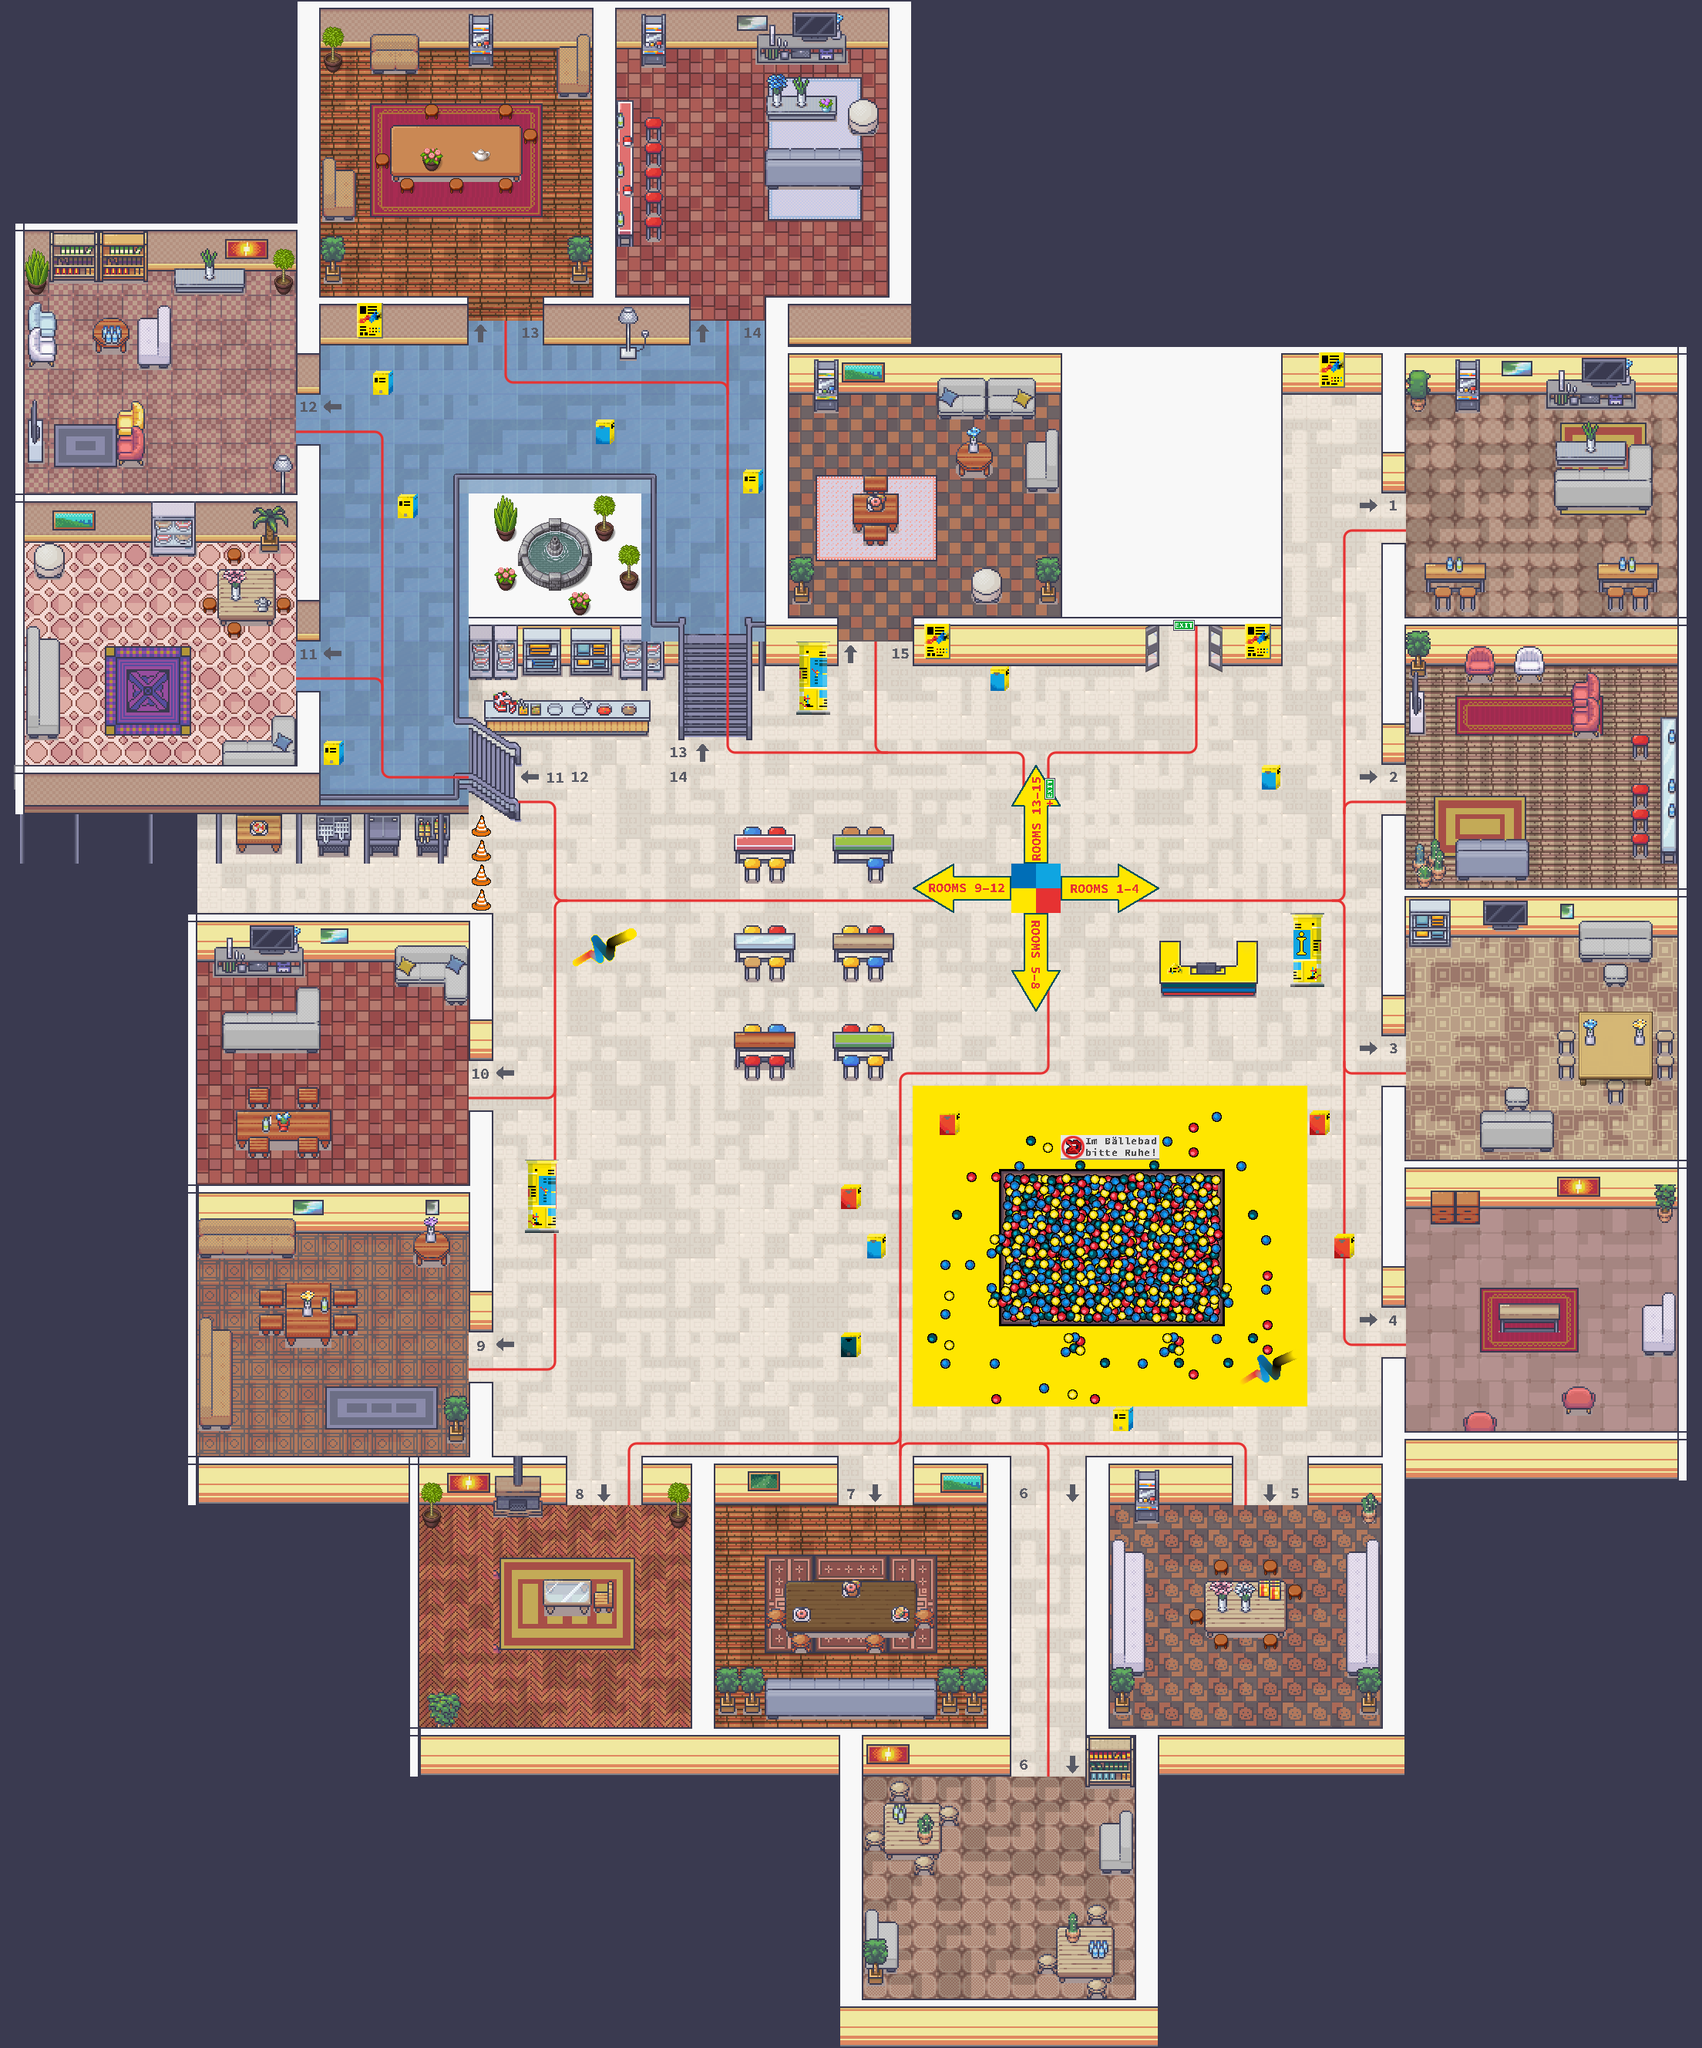

This is a level from a 2D game, rendered from its Tiled map with the project's own tilesets. A one-line summary and the map file follow, with tile-layer data summarised:
An orthogonal 69x83 tile map with 32x32 px tiles, 32 tile layers (collision, silent, room15, room14, ...), 21 tilesets.

<map version="1.5" tiledversion="1.6.0" orientation="orthogonal" renderorder="right-down" width="69" height="83" tilewidth="32" tileheight="32" infinite="0" nextlayerid="37" nextobjectid="1">
 <editorsettings>
  <export target="roomsNDhub.json" format="json" />
 </editorsettings>
 <tileset firstgid="1" name="brandad_tileset" tilewidth="32" tileheight="32" tilecount="900" columns="30">
  <image source="../brandad_tileset.png" width="960" height="960" />
 </tileset>
 <tileset firstgid="901" name="cija_32x32_expansion for Pipoya_CC0" tilewidth="32" tileheight="32" tilecount="1995" columns="15">
  <image source="../TilesNueDigital/cija_32x32_expansion for Pipoya_CC0.png" width="480" height="4256" />
 </tileset>
 <tileset firstgid="2896" name="collision" tilewidth="32" tileheight="32" tilecount="1" columns="1">
  <image source="../collision.png" width="32" height="32" />
  <tile id="0">
   <properties>
    <property name="collides" type="bool" value="true" />
   </properties>
  </tile>
 </tileset>
 <tileset firstgid="2897" name="Leitlinen" tilewidth="32" tileheight="32" tilecount="30" columns="6">
  <image source="../TilesNueDigital/Leitlinen.png" width="192" height="160" />
 </tileset>
 <tileset firstgid="2927" name="Office_walls_floors_32x32" tilewidth="32" tileheight="32" tilecount="192" columns="16">
  <image source="../TilesNueDigital/Modern_Office/Upscaled_versions/Office_walls_floors_32x32.png" width="512" height="384" />
 </tileset>
 <tileset firstgid="3119" name="UI_32x32" tilewidth="32" tileheight="32" tilecount="224" columns="16">
  <image source="../TilesNueDigital/UI_32x32.png" width="512" height="448" />
 </tileset>
 <tileset firstgid="3343" name="walls" tilewidth="32" tileheight="32" tilecount="210" columns="42">
  <image source="../TilesNueDigital/Modern_Interiors/1_Interiors/32x32/Room_Bulder_subfiles_32x32/Room_Builder_borders_32x32.png" width="1344" height="160" />
 </tileset>
 <tileset firstgid="3553" name="walls_2" tilewidth="32" tileheight="32" tilecount="1280" columns="32">
  <image source="../TilesNueDigital/Modern_Interiors/1_Interiors/32x32/Room_Bulder_subfiles_32x32/Room_Builder_Walls_32x32.png" width="1024" height="1280" />
 </tileset>
 <tileset firstgid="4833" name="floors" tilewidth="32" tileheight="32" tilecount="504" columns="42">
  <image source="../TilesNueDigital/Modern_Interiors/1_Interiors/32x32/Room_Bulder_subfiles_32x32/Room_Builder_Floor_Paths_32x32.png" width="1344" height="384" />
 </tileset>
 <tileset firstgid="5337" name="patterns" tilewidth="32" tileheight="32" tilecount="600" columns="15">
  <image source="../TilesNueDigital/Modern_Interiors/1_Interiors/32x32/Room_Bulder_subfiles_32x32/Room_Builder_Floors_32x32.png" width="480" height="1280" />
 </tileset>
 <tileset firstgid="5937" name="infopoints" tilewidth="32" tileheight="32" tilecount="252" columns="21">
  <image source="../TilesNueDigital/infopoints.png" width="698" height="384" />
 </tileset>
 <tileset firstgid="6189" name="1_Generic_32x32" tilewidth="32" tileheight="32" tilecount="960" columns="16">
  <image source="1_Generic_32x32.png" width="512" height="1920" />
 </tileset>
 <tileset firstgid="7149" name="Room_Builder_32x32" tilewidth="32" tileheight="32" tilecount="4087" columns="67">
  <image source="../TilesNueDigital/Room_Builder_32x32.png" width="2144" height="1952" />
 </tileset>
 <tileset firstgid="11236" name="17_Visibile_Upstairs_System_32x32" tilewidth="32" tileheight="32" tilecount="432" columns="16">
  <image source="17_Visibile_Upstairs_System_32x32.png" width="512" height="864" />
 </tileset>
 <tileset firstgid="11668" name="NUE_stuff" tilewidth="32" tileheight="32" tilecount="252" columns="21">
  <image source="../TilesNueDigital/NUE_stuff.png" width="698" height="384" />
 </tileset>
 <tileset firstgid="11920" name="12_Kitchen_32x32" tilewidth="32" tileheight="32" tilecount="784" columns="16">
  <image source="12_Kitchen_32x32.png" width="512" height="1568" />
 </tileset>
 <tileset firstgid="12704" name="18_Jail_32x32" tilewidth="32" tileheight="32" tilecount="720" columns="16">
  <image source="18_Jail_32x32.png" width="512" height="1440" />
 </tileset>
 <tileset firstgid="13424" name="16_Grocery_store_32x32" tilewidth="32" tileheight="32" tilecount="1248" columns="16">
  <image source="16_Grocery_store_32x32.png" width="512" height="2496" />
 </tileset>
 <tileset firstgid="14672" name="14_Basement_32x32" tilewidth="32" tileheight="32" tilecount="800" columns="16">
  <image source="14_Basement_32x32.png" width="512" height="1600" />
 </tileset>
 <tileset firstgid="15472" name="mapUtilities" tilewidth="32" tileheight="32" tilecount="9" columns="9">
  <image source="../TilesNueDigital/mapUtilities.png" width="288" height="32" />
 </tileset>
 <tileset firstgid="15481" name="2_LivingRoom_32x32" tilewidth="32" tileheight="32" tilecount="720" columns="16">
  <image source="2_LivingRoom_32x32.png" width="512" height="1440" />
 </tileset>
 <layer id="10" name="collision" width="69" height="83" offsetx="0.00607452" offsety="0.0173012">
  <properties>
   <property name="collides" type="bool" value="true" />
  </properties>
  <data>[5727 cells, 1205 non-empty, 1 distinct tile ids]</data>
 </layer>
 <layer id="18" name="silent" width="69" height="83">
  <properties>
   <property name="silent" type="bool" value="true" />
  </properties>
  <data>[5727 cells, 208 non-empty, 1 distinct tile ids]</data>
 </layer>
 <group id="21" name="jitsi-rooms">
  <layer id="22" name="room15" width="69" height="83">
   <properties>
    <property name="jitsiConfig" value="{&quot;startWithAudioMuted&quot;:false,&quot;startAudioMuted&quot;:6,&quot;disableJoinLeaveSounds&quot;:true,&quot;startVideoMuted&quot;:26,&quot;startWithVideoMuted&quot;:false}" />
    <property name="jitsiInterfaceConfig" value="{&quot;DISABLE_FOCUS_INDICATOR&quot;:true}" />
    <property name="jitsiRoom" value="Room_15" />
   </properties>
   <data>[5727 cells, 110 non-empty, 1 distinct tile ids]</data>
  </layer>
  <layer id="23" name="room14" width="69" height="83">
   <properties>
    <property name="jitsiConfig" value="{&quot;startWithAudioMuted&quot;:false,&quot;startAudioMuted&quot;:6,&quot;disableJoinLeaveSounds&quot;:true,&quot;startVideoMuted&quot;:26,&quot;startWithVideoMuted&quot;:false}" />
    <property name="jitsiInterfaceConfig" value="{&quot;DISABLE_FOCUS_INDICATOR&quot;:true}" />
    <property name="jitsiRoom" value="Room_14" />
   </properties>
   <data>[5727 cells, 121 non-empty, 1 distinct tile ids]</data>
  </layer>
  <layer id="24" name="room13" width="69" height="83">
   <properties>
    <property name="jitsiConfig" value="{&quot;startWithAudioMuted&quot;:false,&quot;startAudioMuted&quot;:6,&quot;disableJoinLeaveSounds&quot;:true,&quot;startVideoMuted&quot;:26,&quot;startWithVideoMuted&quot;:false}" />
    <property name="jitsiInterfaceConfig" value="{&quot;DISABLE_FOCUS_INDICATOR&quot;:true}" />
    <property name="jitsiRoom" value="Room_13" />
   </properties>
   <data>[5727 cells, 121 non-empty, 1 distinct tile ids]</data>
  </layer>
  <layer id="25" name="room12" width="69" height="83">
   <properties>
    <property name="jitsiConfig" value="{&quot;startWithAudioMuted&quot;:false,&quot;startAudioMuted&quot;:6,&quot;disableJoinLeaveSounds&quot;:true,&quot;startVideoMuted&quot;:26,&quot;startWithVideoMuted&quot;:false}" />
    <property name="jitsiInterfaceConfig" value="{&quot;DISABLE_FOCUS_INDICATOR&quot;:true}" />
    <property name="jitsiRoom" value="Room_12" />
   </properties>
   <data>[5727 cells, 110 non-empty, 1 distinct tile ids]</data>
  </layer>
  <layer id="26" name="room11" width="69" height="83">
   <properties>
    <property name="jitsiConfig" value="{&quot;startWithAudioMuted&quot;:false,&quot;startAudioMuted&quot;:6,&quot;disableJoinLeaveSounds&quot;:true,&quot;startVideoMuted&quot;:26,&quot;startWithVideoMuted&quot;:false}" />
    <property name="jitsiInterfaceConfig" value="{&quot;DISABLE_FOCUS_INDICATOR&quot;:true}" />
    <property name="jitsiRoom" value="Room_11" />
   </properties>
   <data>[5727 cells, 110 non-empty, 1 distinct tile ids]</data>
  </layer>
  <layer id="27" name="room10" width="69" height="83">
   <properties>
    <property name="jitsiConfig" value="{&quot;startWithAudioMuted&quot;:false,&quot;startAudioMuted&quot;:6,&quot;disableJoinLeaveSounds&quot;:true,&quot;startVideoMuted&quot;:26,&quot;startWithVideoMuted&quot;:false}" />
    <property name="jitsiInterfaceConfig" value="{&quot;DISABLE_FOCUS_INDICATOR&quot;:true}" />
    <property name="jitsiRoom" value="Room_10" />
   </properties>
   <data>[5727 cells, 110 non-empty, 1 distinct tile ids]</data>
  </layer>
  <layer id="28" name="room9" width="69" height="83">
   <properties>
    <property name="jitsiConfig" value="{&quot;startWithAudioMuted&quot;:false,&quot;startAudioMuted&quot;:6,&quot;disableJoinLeaveSounds&quot;:true,&quot;startVideoMuted&quot;:26,&quot;startWithVideoMuted&quot;:false}" />
    <property name="jitsiInterfaceConfig" value="{&quot;DISABLE_FOCUS_INDICATOR&quot;:true}" />
    <property name="jitsiRoom" value="Room_9" />
   </properties>
   <data>[5727 cells, 110 non-empty, 1 distinct tile ids]</data>
  </layer>
  <layer id="29" name="room8" width="69" height="83">
   <properties>
    <property name="jitsiConfig" value="{&quot;startWithAudioMuted&quot;:false,&quot;startAudioMuted&quot;:6,&quot;disableJoinLeaveSounds&quot;:true,&quot;startVideoMuted&quot;:26,&quot;startWithVideoMuted&quot;:false}" />
    <property name="jitsiInterfaceConfig" value="{&quot;DISABLE_FOCUS_INDICATOR&quot;:true}" />
    <property name="jitsiRoom" value="Room_8" />
   </properties>
   <data>[5727 cells, 110 non-empty, 1 distinct tile ids]</data>
  </layer>
  <layer id="30" name="room7" width="69" height="83">
   <properties>
    <property name="jitsiConfig" value="{&quot;startWithAudioMuted&quot;:false,&quot;startAudioMuted&quot;:6,&quot;disableJoinLeaveSounds&quot;:true,&quot;startVideoMuted&quot;:26,&quot;startWithVideoMuted&quot;:false}" />
    <property name="jitsiInterfaceConfig" value="{&quot;DISABLE_FOCUS_INDICATOR&quot;:true}" />
    <property name="jitsiRoom" value="Room_7" />
   </properties>
   <data>[5727 cells, 110 non-empty, 1 distinct tile ids]</data>
  </layer>
  <layer id="31" name="room6" width="69" height="83">
   <properties>
    <property name="jitsiConfig" value="{&quot;startWithAudioMuted&quot;:false,&quot;startAudioMuted&quot;:6,&quot;disableJoinLeaveSounds&quot;:true,&quot;startVideoMuted&quot;:26,&quot;startWithVideoMuted&quot;:false}" />
    <property name="jitsiInterfaceConfig" value="{&quot;DISABLE_FOCUS_INDICATOR&quot;:true}" />
    <property name="jitsiRoom" value="Room_6" />
   </properties>
   <data>[5727 cells, 110 non-empty, 1 distinct tile ids]</data>
  </layer>
  <layer id="32" name="room5" width="69" height="83">
   <properties>
    <property name="jitsiConfig" value="{&quot;startWithAudioMuted&quot;:false,&quot;startAudioMuted&quot;:6,&quot;disableJoinLeaveSounds&quot;:true,&quot;startVideoMuted&quot;:26,&quot;startWithVideoMuted&quot;:false}" />
    <property name="jitsiInterfaceConfig" value="{&quot;DISABLE_FOCUS_INDICATOR&quot;:true}" />
    <property name="jitsiRoom" value="Room_5" />
   </properties>
   <data>[5727 cells, 110 non-empty, 1 distinct tile ids]</data>
  </layer>
  <layer id="33" name="room4" width="69" height="83">
   <properties>
    <property name="jitsiConfig" value="{&quot;startWithAudioMuted&quot;:false,&quot;startAudioMuted&quot;:6,&quot;disableJoinLeaveSounds&quot;:true,&quot;startVideoMuted&quot;:26,&quot;startWithVideoMuted&quot;:false}" />
    <property name="jitsiInterfaceConfig" value="{&quot;DISABLE_FOCUS_INDICATOR&quot;:true}" />
    <property name="jitsiRoom" value="Room_4" />
   </properties>
   <data>[5727 cells, 110 non-empty, 1 distinct tile ids]</data>
  </layer>
  <layer id="34" name="room3" width="69" height="83">
   <properties>
    <property name="jitsiConfig" value="{&quot;startWithAudioMuted&quot;:false,&quot;startAudioMuted&quot;:6,&quot;disableJoinLeaveSounds&quot;:true,&quot;startVideoMuted&quot;:26,&quot;startWithVideoMuted&quot;:false}" />
    <property name="jitsiInterfaceConfig" value="{&quot;DISABLE_FOCUS_INDICATOR&quot;:true}" />
    <property name="jitsiRoom" value="Room_3" />
   </properties>
   <data>[5727 cells, 110 non-empty, 1 distinct tile ids]</data>
  </layer>
  <layer id="35" name="room2" width="69" height="83">
   <properties>
    <property name="jitsiConfig" value="{&quot;startWithAudioMuted&quot;:false,&quot;startAudioMuted&quot;:6,&quot;disableJoinLeaveSounds&quot;:true,&quot;startVideoMuted&quot;:26,&quot;startWithVideoMuted&quot;:false}" />
    <property name="jitsiInterfaceConfig" value="{&quot;DISABLE_FOCUS_INDICATOR&quot;:true}" />
    <property name="jitsiRoom" value="Room_2" />
   </properties>
   <data>[5727 cells, 110 non-empty, 1 distinct tile ids]</data>
  </layer>
  <layer id="36" name="room1" width="69" height="83">
   <properties>
    <property name="jitsiConfig" value="{&quot;startWithAudioMuted&quot;:false,&quot;startAudioMuted&quot;:6,&quot;disableJoinLeaveSounds&quot;:true,&quot;startVideoMuted&quot;:26,&quot;startWithVideoMuted&quot;:false}" />
    <property name="jitsiInterfaceConfig" value="{&quot;DISABLE_FOCUS_INDICATOR&quot;:true}" />
    <property name="jitsiRoom" value="Room_1" />
   </properties>
   <data>[5727 cells, 110 non-empty, 1 distinct tile ids]</data>
  </layer>
 </group>
 <group id="15" name="start-layers">
  <layer id="14" name="start" width="69" height="83" offsetx="0.01" offsety="0.02">
   <properties>
    <property name="startLayer" type="bool" value="true" />
   </properties>
   <data>[5727 cells, 5 non-empty, 1 distinct tile ids]</data>
  </layer>
 </group>
 <group id="19" name="exit-layers">
  <layer id="20" name="exit-rooms" width="69" height="83">
   <properties>
    <property name="exitUrl" value="/@/ucs/ucs/ndf_festival_zentral#start_ndf_rooms" />
   </properties>
   <data>[5727 cells, 2 non-empty, 1 distinct tile ids]</data>
  </layer>
 </group>
 <layer id="2" name="bottom" width="69" height="83" offsetx="0.00607452" offsety="0.0173012">
  <data>[5727 cells, 5691 non-empty, 69 distinct tile ids]</data>
 </layer>
 <layer id="1" name="top" width="69" height="83" offsetx="0.00607452" offsety="0.0173012">
  <data>[5727 cells, 878 non-empty, 207 distinct tile ids]</data>
 </layer>
 <layer id="6" name="furniture" width="69" height="83" offsetx="0.00607452" offsety="0.0173012">
  <data>[5727 cells, 347 non-empty, 232 distinct tile ids]</data>
 </layer>
 <layer id="7" name="furniture_top" width="69" height="83" offsetx="0.0447984" offsety="0.0609026">
  <data>[5727 cells, 269 non-empty, 156 distinct tile ids]</data>
 </layer>
 <layer id="3" name="2nd_floor_bottom" width="69" height="83" offsetx="0.035165" offsety="0.0173012">
  <data>[5727 cells, 767 non-empty, 63 distinct tile ids]</data>
 </layer>
 <layer id="4" name="2nd_floor_top" width="69" height="83" offsetx="0.148039" offsety="0.0173012">
  <data>[5727 cells, 383 non-empty, 131 distinct tile ids]</data>
 </layer>
 <layer id="12" name="2nd_floor_wall_top" width="69" height="83">
  <data>[5727 cells, 7 non-empty, 5 distinct tile ids]</data>
 </layer>
 <layer id="8" name="2nd_floor_furniture" width="69" height="83" offsetx="0.035165" offsety="0.0173012">
  <data>[5727 cells, 142 non-empty, 106 distinct tile ids]</data>
 </layer>
 <layer id="13" name="2nd_floor_furniture_top" width="69" height="83" offsetx="0.035165" offsety="0.0173012">
  <data>[5727 cells, 91 non-empty, 70 distinct tile ids]</data>
 </layer>
 <layer id="9" name="floor_markings" width="69" height="83" offsetx="0.035165" offsety="0.0173012">
  <data>[5727 cells, 373 non-empty, 104 distinct tile ids]</data>
 </layer>
 <objectgroup id="11" name="floorLayer" />
 <layer id="5" name="overwrite" width="69" height="83" offsetx="0.0191664" offsety="0.0173012">
  <data>[5727 cells, 404 non-empty, 75 distinct tile ids]</data>
 </layer>
 <layer id="16" name="overwrite_top" width="69" height="83">
  <data>[5727 cells, 91 non-empty, 73 distinct tile ids]</data>
 </layer>
 <layer id="17" name="wall_fixes" width="69" height="83">
  <data>[5727 cells, 12 non-empty, 4 distinct tile ids]</data>
 </layer>
</map>
